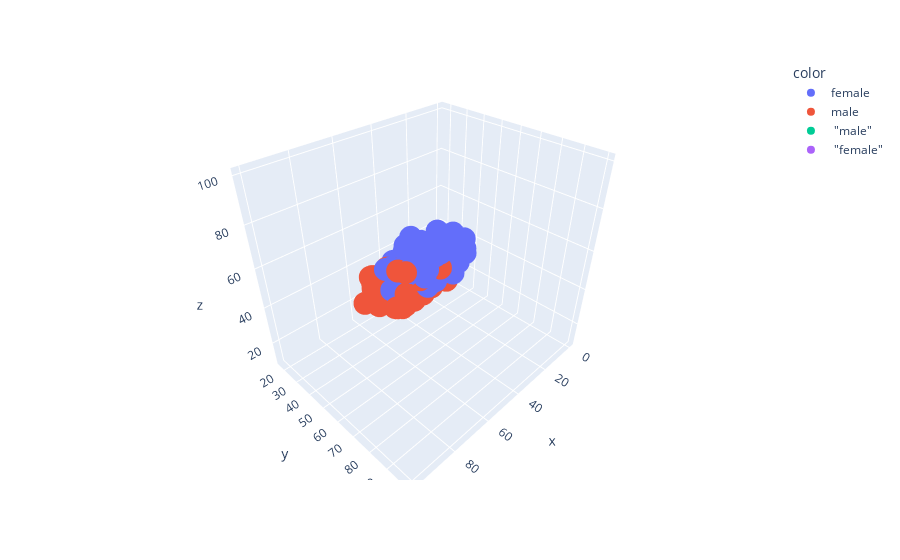

Notebook cell for this chart:
### Code cell
X = np.array(df[['math score', 'reading score', 'writing score']])
px.scatter_3d(x=X[:,0], y=X[:,1], z=X[:,2], color = df['gender'])

### Figure 1 — Plotly figure (JSON) as saved in the notebook; plotly's stock layout.template omitted (floating-point values rounded to 4 significant figures; data arrays with more than 128 entries replaced by an {"elided": "..."} marker saying what was removed)
{"data": [{"hovertemplate": "color=female<br>x=%{x}<br>y=%{y}<br>z=%{z}<extra></extra>", "legendgroup": "female", "marker": {"color": "#636efa", "symbol": "circle"}, "mode": "markers", "name": "female", "scene": "scene", "showlegend": true, "type": "scatter3d", "x": {"elided": "516 int values"}, "y": {"elided": "516 int values"}, "z": {"elided": "516 int values"}}, {"hovertemplate": "color=male<br>x=%{x}<br>y=%{y}<br>z=%{z}<extra></extra>", "legendgroup": "male", "marker": {"color": "#EF553B", "symbol": "circle"}, "mode": "markers", "name": "male", "scene": "scene", "showlegend": true, "type": "scatter3d", "x": {"elided": "481 int values"}, "y": {"elided": "481 int values"}, "z": {"elided": "481 int values"}}, {"hovertemplate": "color= \"male\"<br>x=%{x}<br>y=%{y}<br>z=%{z}<extra></extra>", "legendgroup": " \"male\"", "marker": {"color": "#00cc96", "symbol": "circle"}, "mode": "markers", "name": " \"male\"", "scene": "scene", "showlegend": true, "type": "scatter3d", "x": [49], "y": [51], "z": [43]}, {"hovertemplate": "color= \"female\"<br>x=%{x}<br>y=%{y}<br>z=%{z}<extra></extra>", "legendgroup": " \"female\"", "marker": {"color": "#ab63fa", "symbol": "circle"}, "mode": "markers", "name": " \"female\"", "scene": "scene", "showlegend": true, "type": "scatter3d", "x": [24, 35], "y": [38, 55], "z": [27, 60]}], "layout": {"legend": {"title": {"text": "color"}, "tracegroupgap": 0}, "margin": {"t": 60}, "scene": {"domain": {"x": [0, 1], "y": [0, 1]}, "xaxis": {"title": {"text": "x"}}, "yaxis": {"title": {"text": "y"}}, "zaxis": {"title": {"text": "z"}}}}}
